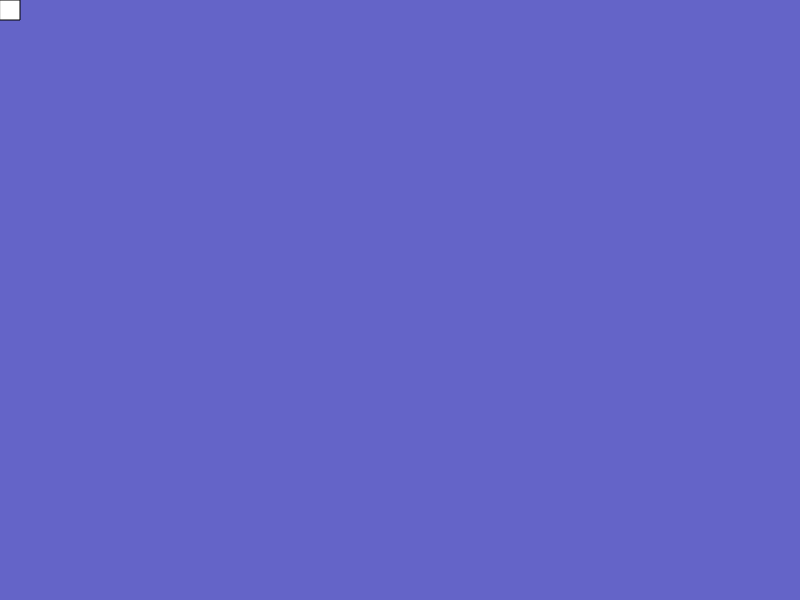
Frame 1 (no input)
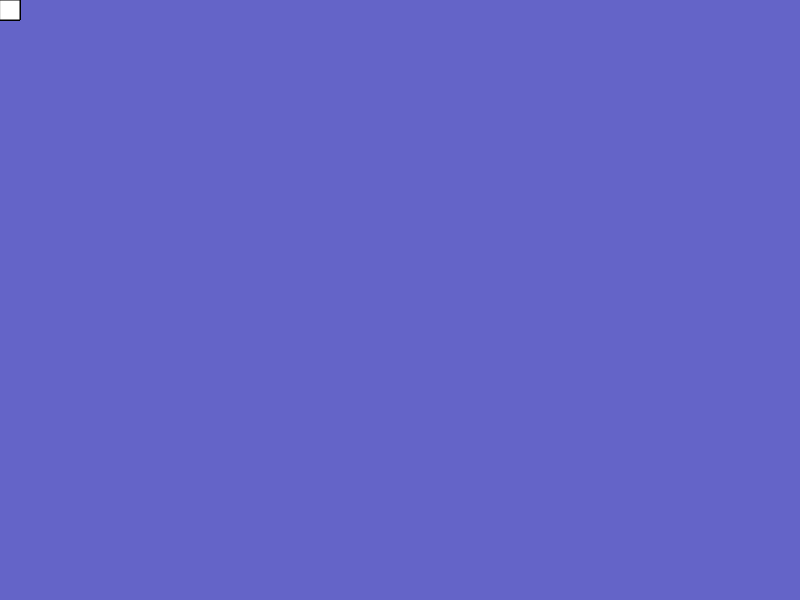
Frame 60 (no input)
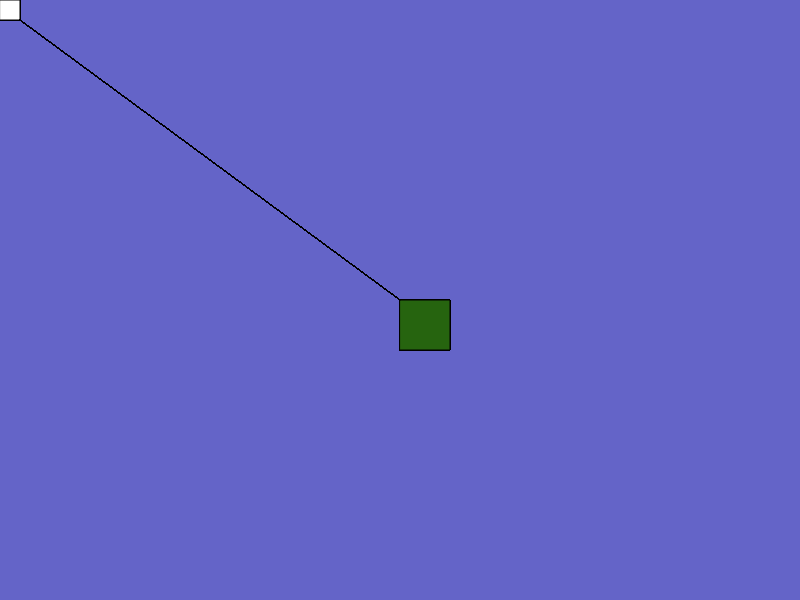
Frame 120 (the mouse pressed at the canvas centre since frame 60)

The p5.js sketch that drew these frames (run headless with seeded random() and noise() and a simulated clock; from frame 60 on, the mouse is pressed at the canvas centre):

// p5.js sketch
// ── sketch.js
//Global Variables
let x=100

function setup() {
  createCanvas(800, 600);
  background(100,100,200);

}

function draw() {
  rect(mouseX, mouseY,x/5, x/5);
  if (mouseIsPressed) {
    // When the mouse button is pressed
    // change the colour randomly
    fill(random(255), random(255), random(255));
  }
  if (mouseIsPressed) {
    //when mouse button is heading the size changes
    rect(mouseX,mouseY,x/2,x/2);
    }
    // When the mouse button is pressed
    // direct the line

    if (mouseIsPressed) {
       line(x/5, x/5,mouseX,mouseY);
}
}


//If the mouse is dragged them change the colour of the squares
function mouseDragged(){
  rect(mouseX, mouseY,x/5, x/5);
  if (mouseIsPressed) {
    // When the mouse button is pressed
    // change the colour randomly
    fill(random(255), random(255), random(255));
  }
  if (mouseIsPressed) {
    //when mouse button is heading the size changes
    rect(mouseX,mouseY,x/2,x/2);
    }

}


function keyPressed(){
  if (keyIsPressed === true) {
    background(100,100,200);
  } else {
   (0);
  }
  background(100,100,200);}

function mouseDragged(){
  line(x/5, x/5,mouseX,mouseY);
  if (mouseIsPressed) {

}


}
